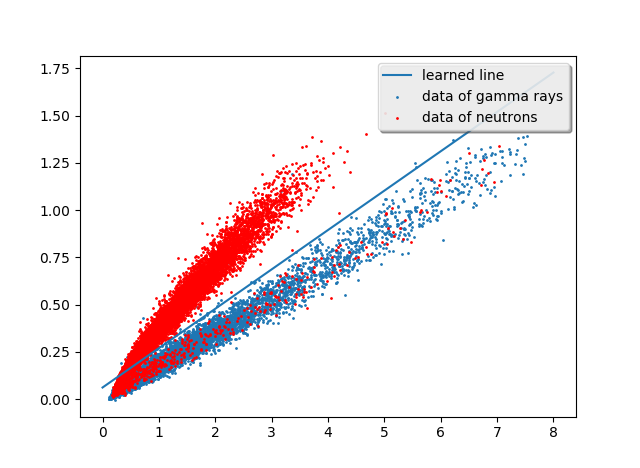

Write the Python code that produced this figure.
import numpy as np
import scipy.io as sio
import matplotlib.pyplot as plt
import pylab as pl

np.random.seed(0) # Seed the random number generator
# Load the data
nuclear = sio.loadmat('nuclear.mat')
x = nuclear['x']
y = nuclear['y'] # 1 represents neutrons and -1 represents gamma rays
d,n = x.shape

# Plot data
gamma_rays = []; neutrons = []
for i in range(n):
    if y[0,i] == 1:
        neutrons.append(i)
    else:
        gamma_rays.append(i)
plt.figure()
plt.scatter(x[0,gamma_rays], x[1,gamma_rays], s = 1, label = 'data of gamma rays')
plt.scatter(x[0,neutrons], x[1,neutrons], s = 1, c = 'r', label = 'data of neutrons')

# Initialization and plot learned line
x = np.mat(x); y = np.mat(y)
add = 1; J = []
x_tilda = np.insert(x, 0, values=add, axis=0)
lamda = 0.001; omega = np.zeros(d); b = 0
Iteration = 35
for j in range(Iteration):
    u = 0; alpha = 100/(j+1); Loss = 0
    for i in range(n):
        h = 1 - y[0,i] * (np.dot(omega, x[:,i]) + b)
        if h[0,0] > 0:
            scale = 1
        elif h[0,0] < 0:
            scale = 0
        else:
            scale = np.random.rand()
        u += 1/n * (-y[0,i] * x_tilda[:,i]) * scale + lamda / n * np.mat([0, omega[0], omega[1]]).T
        Loss += max(0, h[0,0])
    J.append(Loss/n + lamda/2 * np.dot(omega, omega))
    b -= alpha * u[0]; omega[0] -= alpha * u[1]; omega[1] -= alpha * u[2]

print("Parameters of estimated hyperplane are: b = ", b[0,0], "w_1 = ", omega[0], "w_2 = ", omega[1])
print("the minimum achieved value of the objective function is: ", min(J))
t = pl.frange(0,8,0.01)
n = pl.frange(1,Iteration)
plt.plot(t, -omega[0]/omega[1] * t - b[0,0]/omega[1], label = 'learned line')
legend = plt.legend(loc='upper right', shadow=True)
# Plot the objective function
plt.figure()
plt.plot(n, J, label = 'Objective Function')
plt.show()
